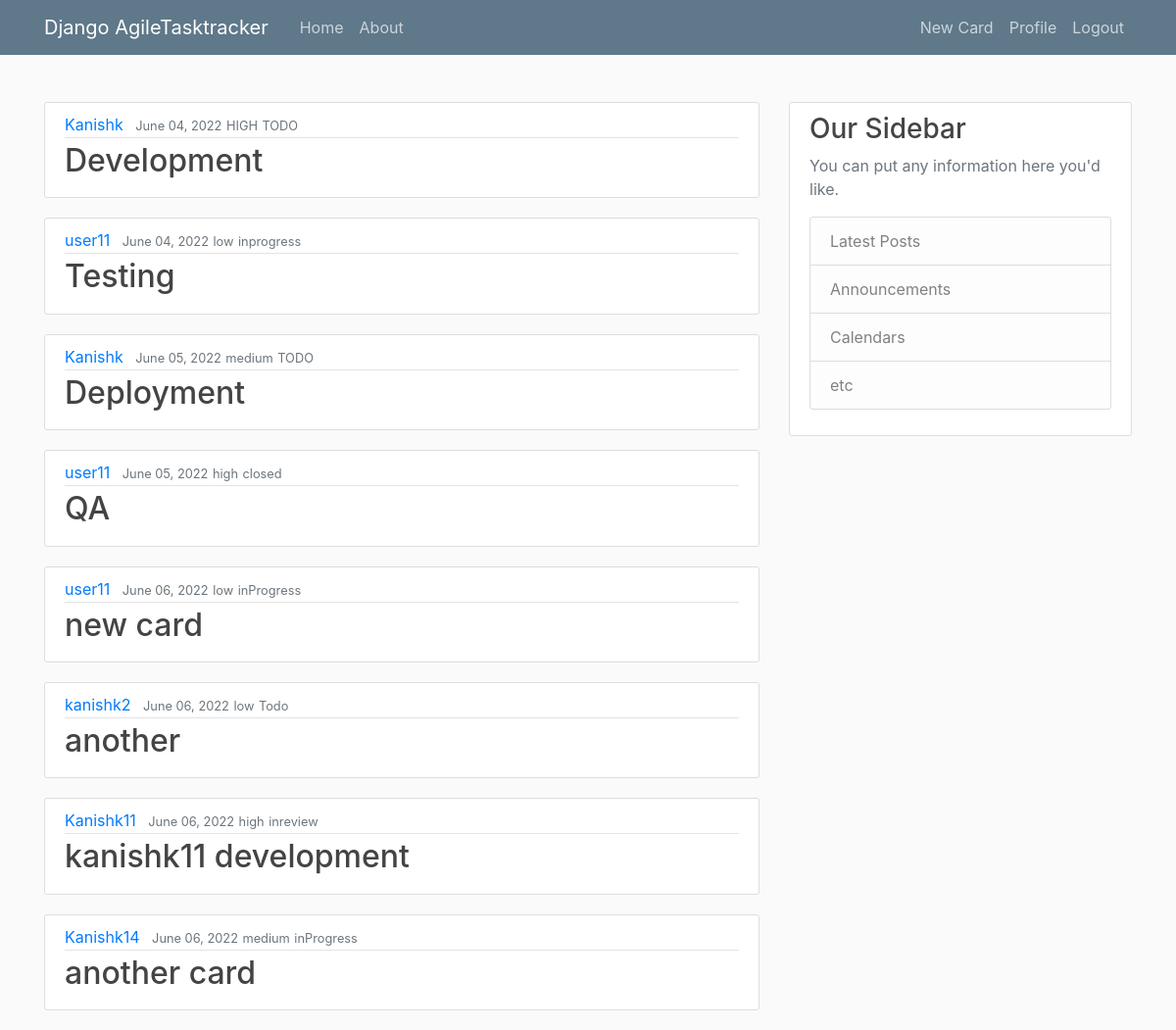
Page / (signed in) on the committed database.
### AgiletaskTracker/models.py (models this page shows, shortened)
class Card(models.Model):
    title = models.CharField(max_length=100)
    status = models.CharField(max_length=100, choices=[('Todo','Todo'), ('inProgress','inProgress'), ('inreview','inreview'), ('closed','closed')])
    priority = models.CharField(max_length=100, choices=[('low','low'), ('medium','medium'), ('high','high')])
    card_type = models.CharField(max_length=100, choices=[('feature','feature'),('issue','issue')], default = 'feature')
    date_created = models.DateTimeField(default=timezone.now)
    assignee = models.ForeignKey(User, on_delete = models.CASCADE)

### AgiletaskTracker/views.py (the view)
# urls.py: path('',views.home,name='tracker-home'),
def home(request):
    context = {'posts': Card.objects.all()
    }
    return render(request,'AgiletaskTracker/home.html',context)

### AgiletaskTracker/templates/AgiletaskTracker/home.html (shortened to what this page needs)
{% extends "AgiletaskTracker/base.html" %}
{% block content %}
    {% for post in posts %}
        <article class="media content-section">
          <div class="media-body">
            <div class="article-metadata">
              <a class="mr-2" href="{% url 'user-task' post.assignee.username %}">{{ post.assignee.username }}</a>
              <small class="text-muted">{{ post.date_created|date:"F d, Y" }}</small>
			  <small class="text-muted">{{ post.priority }}</small>
			  <small class="text-muted">{{ post.status }}</small>
            </div>
            <h2><a class="article-title" href="{% url 'card-detail' post.id %}">{{ post.title }}</a></h2>
          </div>
        </article>
    {% endfor %}
{% endblock content %}

### AgiletaskTracker/static/blog/main.css (style rules this page uses)
h1, h2, h3, h4, h5, h6 { color: #444444; }
.content-section { background: #ffffff; padding: 10px 20px; border: 1px solid #dddddd; border-radius: 3px; margin-bottom: 20px; }
.article-title { color: #444444; }
.article-metadata { padding-bottom: 1px; margin-bottom: 4px; border-bottom: 1px solid #e3e3e3 }

### rows in the picture
Card: assignee.username "Kanishk", date_created "June 04, 2022", priority "HIGH", status "TODO", title "Development"
Card: assignee.username "user11", date_created "June 04, 2022", priority "low", status "inprogress", title "Testing"
Card: assignee.username "Kanishk", date_created "June 05, 2022", priority "medium", status "TODO", title "Deployment"
Card: assignee.username "user11", date_created "June 05, 2022", priority "high", status "closed", title "QA"
Card: assignee.username "user11", date_created "June 06, 2022", priority "low", status "inProgress", title "new card"
Card: assignee.username "kanishk2", date_created "June 06, 2022", priority "low", status "Todo", title "another"
Card: assignee.username "Kanishk11", date_created "June 06, 2022", priority "high", status "inreview", title "kanishk11 development"
Card: assignee.username "Kanishk14", date_created "June 06, 2022", priority "medium", status "inProgress", title "another card"
